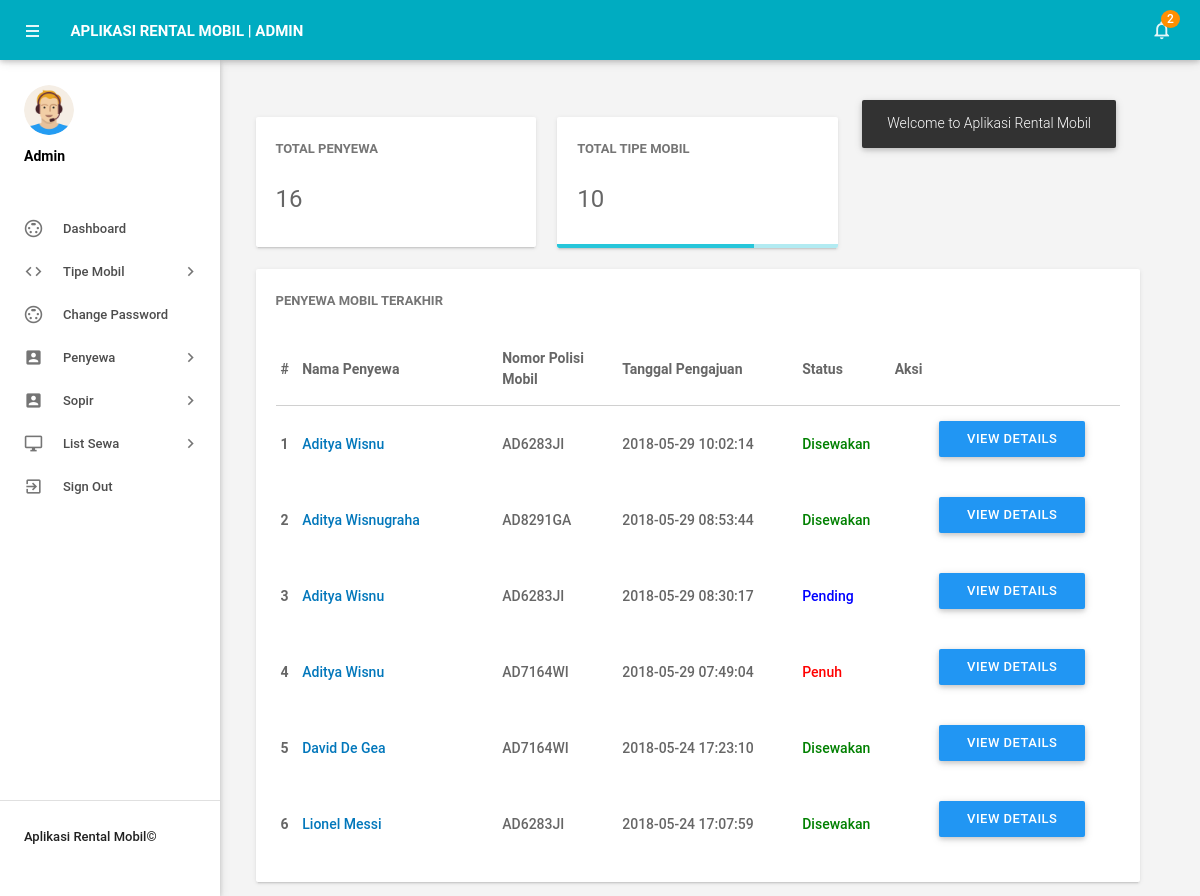
Screenshot of /admin/dashboard.php (signed in) with the database file from the repository.
### tables this page shows
CREATE TABLE `tbltransaksi` (
  `id` int(11) NOT NULL,
  `NoPol` varchar(110) NOT NULL,
  `ToDate` varchar(120) NOT NULL,
  `FromDate` varchar(120) NOT NULL,
  `Description` mediumtext NOT NULL,
  `PostingDate` timestamp NOT NULL DEFAULT current_timestamp(),
  `AdminRemark` mediumtext DEFAULT NULL,
  `AdminRemarkDate` varchar(120) DEFAULT NULL,
  `Status` int(1) NOT NULL,
  `IsRead` int(1) NOT NULL,
  `idpenyewa` int(11) DEFAULT NULL
);

CREATE TABLE `tblpenyewa` (
  `id` int(11) NOT NULL,
  `UniqueId` varchar(100) NOT NULL,
  `FirstName` varchar(150) NOT NULL,
  `LastName` varchar(150) NOT NULL,
  `EmailId` varchar(200) NOT NULL,
  `Password` varchar(180) NOT NULL,
  `Gender` varchar(100) NOT NULL,
  `Dob` varchar(100) NOT NULL,
  `Address` varchar(255) NOT NULL,
  `City` varchar(200) NOT NULL,
  `Country` varchar(150) NOT NULL,
  `Phonenumber` char(11) NOT NULL,
  `Status` int(1) NOT NULL,
  `RegDate` timestamp NOT NULL DEFAULT current_timestamp()
);

### admin/dashboard.php (the view, shortened to what this page needs)
<?php
include('includes/config.php');
if(strlen($_SESSION['alogin'])==0)
    {
header('location:index.php');
}
else{
?>
<!DOCTYPE html>
<html lang="en">
    <head>
        <link type="text/css" rel="stylesheet" href="../assets/plugins/materialize/css/materialize.min.css"/>
        <link href="../assets/plugins/metrojs/MetroJs.min.css" rel="stylesheet">
        <link href="../assets/plugins/weather-icons-master/css/weather-icons.min.css" rel="stylesheet">
        <link href="../assets/css/alpha.min.css" rel="stylesheet" type="text/css"/>
        <link href="../assets/css/custom.css" rel="stylesheet" type="text/css"/>
    </head>
    <body>
           <?php include('includes/header.php');?>
       <?php include('includes/sidebar.php');?>
            <main class="mn-inner">
                <div class="middle-content">
                    <div class="row no-m-t no-m-b">
                    <div class="col s12 m12 l4">
                        <div class="card stats-card">
                            <div class="card-content">
                                <span class="card-title">Total Penyewa</span>
                                <span class="stats-counter">
<?php
$sql = "SELECT id from tblpenyewa";
$query = $dbh -> prepare($sql);
$query->execute();
$empcount=$query->rowCount();
?>
                                    <span class="counter"><?php echo htmlentities($empcount);?></span></span>
                            </div>
                            <div id="sparkline-bar"></div>
                        </div>
                    </div>
                    <div class="col s12 m12 l4">
                        <div class="card stats-card">
                            <div class="card-content">
                                <span class="card-title">Total Tipe Mobil</span>
                                    <?php
$sql = "SELECT id from  tblmobil";
$query = $dbh -> prepare($sql);
$query->execute();
$leavtypcount=$query->rowCount();
?>
                                <span class="stats-counter"><span class="counter"><?php echo htmlentities($leavtypcount);?></span></span>
                            </div>
                            <div class="progress stats-card-progress">
                                <div class="determinate" style="width: 70%"></div>
                            </div>
                        </div>
                    </div>
                </div>
                    <div class="row no-m-t no-m-b">
                        <div class="col s12 m12 l12">
                            <div class="card invoices-card">
                                <div class="card-content">
                                    <span class="card-title">Penyewa Mobil Terakhir</span>
                             <table id="example" class="display responsive-table ">
                                    <thead>
                                        <tr>
                                            <th>#</th>
                                            <th width="200">Nama Penyewa</th>
                                            <th width="120">Nomor Polisi Mobil</th>
                                            <th width="180">Tanggal Pengajuan</th>
                                            <th>Status</th>
                                            <th align="center">Aksi</th>
                                        </tr>
                                    </thead>
                                    <tbody>
<?php $sql = "SELECT tbltransaksi.id as lid,tblpenyewa.FirstName,tblpenyewa.LastName,tblpenyewa.id,tbltransaksi.NoPol,tbltransaksi.PostingDate,tbltransaksi.Status from tbltransaksi join tblpenyewa on tbltransaksi.idpenyewa=tblpenyewa.id order by lid desc limit 6";
$query = $dbh -> prepare($sql);
$query->execute();
$results=$query->fetchAll(PDO::FETCH_OBJ);
$cnt=1;
if($query->rowCount() > 0)
{
foreach($results as $result)
{
      ?>
                                        <tr>
                                            <td> <b><?php echo htmlentities($cnt);?></b></td>
                                              <td><a href="editpenyewa.php?empid=<?php echo htmlentities($result->id);?>" target="_blank"><?php echo htmlentities($result->FirstName." ".$result->LastName);?></a></td>
                                            <td><?php echo htmlentities($result->NoPol);?></td>
                                            <td><?php echo htmlentities($result->PostingDate);?></td>
                                                                       <td><?php $stats=$result->Status;
if($stats==1){
                                             ?>
                                                 <span style="color: green">Disewakan</span>
                                                 <?php } if($stats==2)  { ?>
                                                <span style="color: red">Penuh</span>
                                                 <?php } if($stats==0)  { ?>
 <span style="color: blue">Pending</span>
 <?php } ?>
                                             </td>
          <td>
           <td><a href="detail-sewa.php?idsewa=<?php echo htmlentities($result->lid);?>" class="waves-effect waves-light btn blue m-b-xs"  > View Details</a></td>
                                    </tr>
                                         <?php $cnt++;} }?>
                                    </tbody>
                                </table>
                                </div>
                            </div>
                        </div>
                    </div>
                </div>
            </main>
        </div>
    </body>
</html>
<?php } ?>

### rows the page displays
tbltransaksi: idpenyewa.LastName "Aditya Wisnu", NoPol "AD6283JI", PostingDate "2018-05-29 10:02:14", Status "Disewakan"
tbltransaksi: idpenyewa.LastName "Aditya Wisnugraha", NoPol "AD8291GA", PostingDate "2018-05-29 08:53:44", Status "Disewakan"
tbltransaksi: idpenyewa.LastName "Aditya Wisnu", NoPol "AD6283JI", PostingDate "2018-05-29 08:30:17", Status "Pending"
tbltransaksi: idpenyewa.LastName "Aditya Wisnu", NoPol "AD7164WI", PostingDate "2018-05-29 07:49:04", Status "Penuh"
tbltransaksi: idpenyewa.LastName "David De Gea", NoPol "AD7164WI", PostingDate "2018-05-24 17:23:10", Status "Disewakan"
tbltransaksi: idpenyewa.LastName "Lionel Messi", NoPol "AD6283JI", PostingDate "2018-05-24 17:07:59", Status "Disewakan"

### other values shown
$unreadcount "2"
$empcount "16"
$leavtypcount "10"
